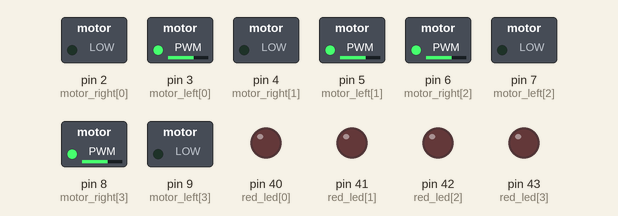
Simulated run of this sketch. Board: Arduino Mega 2560, built with avr-gcc and run on an emulated ATmega2560. Shown: switched loads named in the sketch (green lamp = pin HIGH), output pins drawn as LEDs (lit = HIGH).

Above: at 0.1 s.
Timing chart, 0 to 1.6 s (numbered marks = the images above):
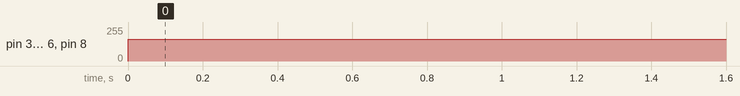

Measured:
- by itself, pin 3 (motor_left[0]), pin 5 (motor_left[1]), pin 6 (motor_right[2]), pin 8 (motor_right[3]): 0/255 → 162/255 at 0.00 s

The sketch:

degree.ino
```cpp
const int motor_right[] = {2, 4, 6, 8};
const int motor_left[] = {3, 5, 7, 9};

const int line_pin[] = {A0, A1, A2, A3};
const int red_led[] = {40, 41, 42, 43};
int MT_speed[4];

#define PI 3.141592653589793
int MT_degree[] = {45, 135, 225, 315};
int MT_degree_speed[4];
int go_degree;

void setup() {
  Serial.begin(38400);
  for (int i = 0; i <= 3; i++) {
    pinMode(line_pin[i], INPUT);
    pinMode(red_led[i], OUTPUT);
    pinMode(motor_right[i], OUTPUT);
    pinMode(motor_left[i], OUTPUT);
  }
}

void loop() {
  go_degree = 0;

  for (int id = 0; id <= 3; id += 1) {
    MT_degree_speed[id] = MT_last_speed(MT_degree[id], go_degree);
  }

  for (int id = 0; id <= 3; id += 1) {
    MT_speed[id] = MT_degree_speed[id];
    motor_speed(id, MT_speed[id]);
  }
}
```

motor.ino
```cpp
void motor_speed(int id, int myspeed) {
  if (myspeed >= 0) {
    analogWrite(motor_right[id], 0);
    analogWrite(motor_left[id], myspeed);

  } else if (myspeed < 0) {
    myspeed = abs(myspeed);
    analogWrite(motor_right[id], myspeed);
    analogWrite(motor_left[id], 0);
  }
}


int MT_last_speed(int MT_new_degree, int MT_go_degree) {
  float MT_speed;
  int power = 230;
  //int theta = MT_go_degree - MT_new_degree;
  int theta = MT_new_degree - MT_go_degree;

  MT_speed = sin(theta * PI / 180) * power;

  if (1 <= MT_speed && MT_speed <= 120) {
    MT_speed = 120;
  } else if (-120 <= MT_speed && MT_speed <= -1) {
    MT_speed = -120;
  }
  return MT_speed;
}


void MT_stop (int id) {
  digitalWrite(motor_right[id], 0);
  digitalWrite(motor_left[id], 0);
}
```
